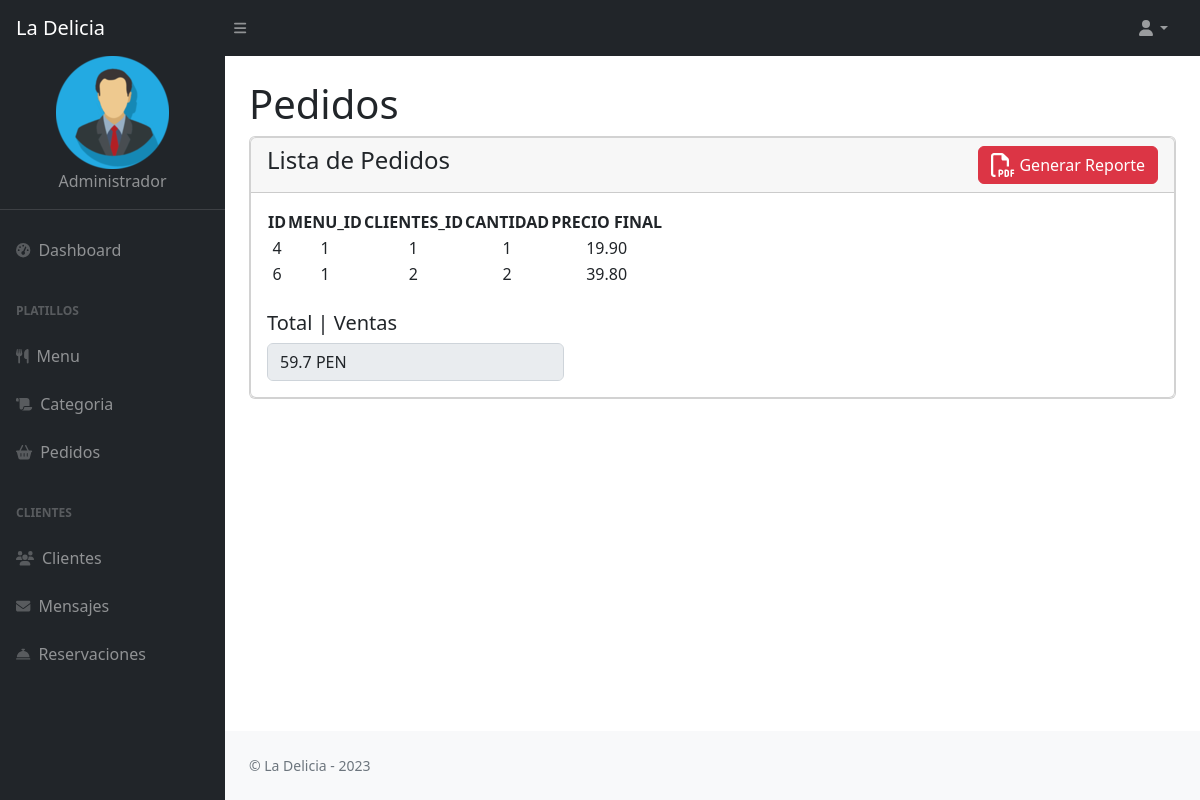
Page /admin/pedidos.php on the earlier database version.
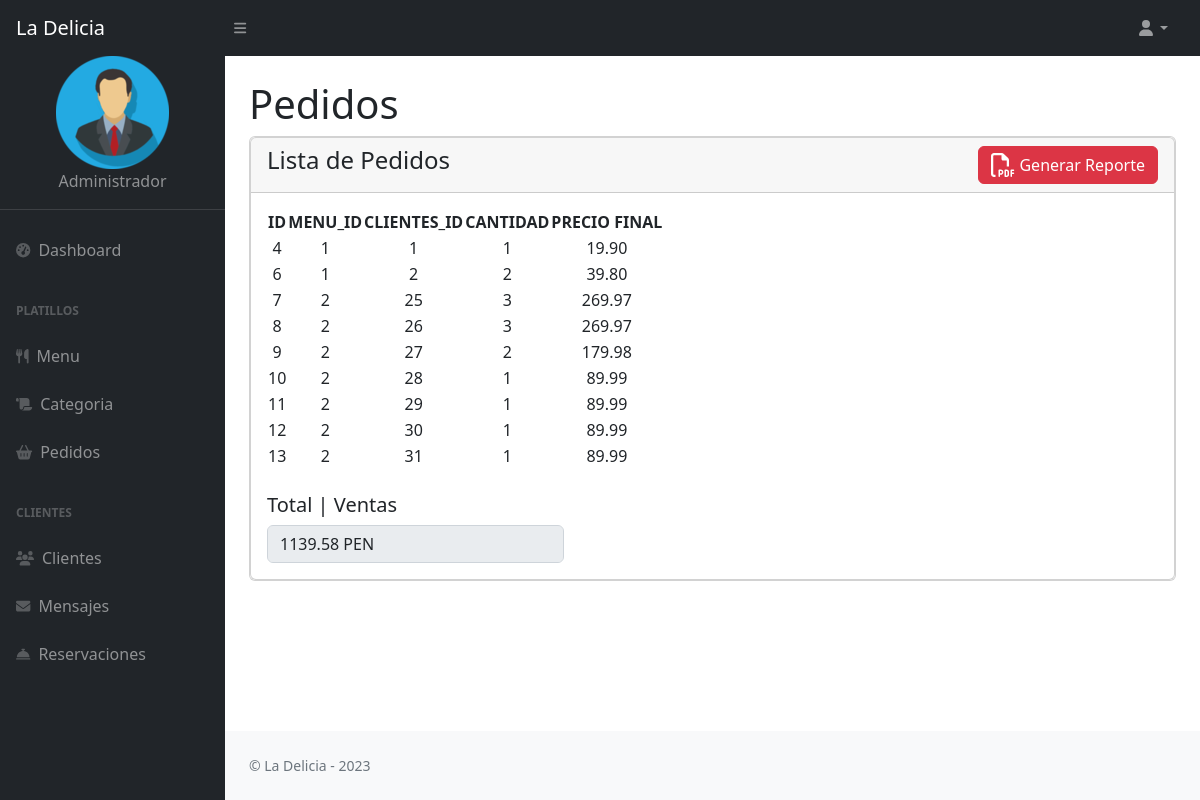
Same page on the later database version.
### tables this page shows
CREATE TABLE `compras` (
  `id` int(11) NOT NULL,
  `menu_id` int(11) NOT NULL,
  `clientes_id` int(11) NOT NULL,
  `cantidad` int(5) NOT NULL,
  `preciofinal` decimal(8,2) NOT NULL
);

### admin/pedidos.php (the view)
<?php
include "connect.php";
include('templates/header.php');
?>
<div class="container-fluid px-4">
    <h1 class="mt-4">Pedidos
    </h1>
    <div class="card mb-4">
            <div class="card">
                <div class ="card-header">
                    <h4>Lista de Pedidos
                    <a href = "report_pedidos.php" target="_black" class = "btn btn-danger float-end">
                        <i class="fa-regular fa-file-pdf fa-xl"></i> Generar Reporte</a><br>
                    </h4>
                </div>
                <div class="card-body">
                    <table id="datatablesSimple">
                        <thead>
                            <tr>
                            <th>ID</th>
                            <th>MENU_ID</th>
                            <th>CLIENTES_ID</th>
                            <th>CANTIDAD</th>
                            <th>PRECIO FINAL</th>
                            </tr>
                        </thead>
                    <?php
                        $sumar_pedidos = 0;
                        $s = mysqli_query($con,"SELECT * FROM compras");
                        while($r = mysqli_fetch_array($s))
                        {
                            $sumar_pedidos = $sumar_pedidos + $r['preciofinal'];
                    ?>
                    <tr align=center>
                        <td><?php echo $r['id']; ?></td>
                        <td><?php echo $r['menu_id']; ?></td>
                        <td><?php echo $r['clientes_id']; ?></td>
                        <td><?php echo $r['cantidad']; ?></td>
                        <td><?php echo $r['preciofinal']; ?></td>
                    </tr>
                    <?php
                    }
                    ?>
                    </table>
                <div>
                        <div class = "col-md-4">
                            <div class = "form-group">
                                <br><h5 for ="">Total | Ventas</h5>
                                <input type="text" value ="<?php echo $sumar_pedidos. " PEN" ?>" class="form-control" disabled>
                        </div>
                    </div>
                    </div>
                </div>
                </div>
        </div>
<?php
include('templates/footer.php');
include('templates/scripts.php');
?>

Differences in the rows shown:
added compras: id "7", menu "2", clientes "25", cantidad "3", preciofinal "269.97"
added compras: id "8", menu "2", clientes "26", cantidad "3", preciofinal "269.97"
added compras: id "9", menu "2", clientes "27", cantidad "2", preciofinal "179.98"
added compras: id "10", menu "2", clientes "28", cantidad "1", preciofinal "89.99"
added compras: id "11", menu "2", clientes "29", cantidad "1", preciofinal "89.99"
added compras: id "12", menu "2", clientes "30", cantidad "1", preciofinal "89.99"
added compras: id "13", menu "2", clientes "31", cantidad "1", preciofinal "89.99"
Other differences:
form field value: "59.7 PEN" → "1139.58 PEN"
